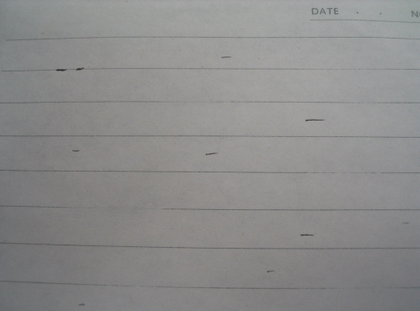
%> input picture 信息隐藏/滤波和图像识别/test.bmp, 420 x 311 px, shrunk from 512 x 379 before the run
$ octave Lvbo4.m   (GNU Octave 9; MATLAB toolbox functions it lacks are replaced by stand-ins)
%> lines starting %> are read from the running program, lines starting %| are printed output that depends on the picture; in (x1, y1, x2, y2) boxes, pixels count from 0 and x2, y2 are one past the last pixel; in counts of white or black regions, pixels touching at a corner belong together; the program's own positions count from 1; long printed decimals are rounded
%%
clc,clear
%% 1 读入
I=imread('test.bmp');
%> I is the input picture: size 311x420x3 uint8; mean R, G, B 140.1, 139.6, 139.4
I=rgb2gray(I);
%> I: size 311x420 uint8
[m,n]=size(I);
%> m = 311; n = 420
%% 2 横向平滑处理
step=200;
k=1.5;
G=zeros(m,n);
for i=1:m
    for j=1:n
        if j<n-step
            %向后
            s1=sum(I(i,j:j+step))/(step+1);
        else
            %向前
            s1=sum(I(i,j-step:j))/(step+1);
        end

        G(i,j)=s1*k;
    end
end
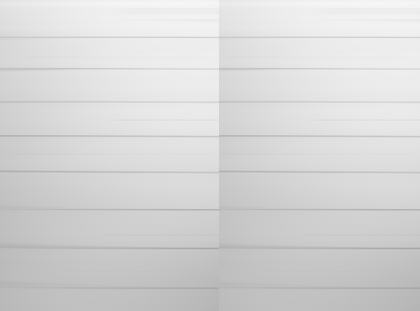
%> G: size 311x420 double; min 167.2, max 246, mean 214.6
%> after the loop, s1 = 120.7
%% 3 纵向拉伸.拉伸因子k
Gs=sum(sum(G))/(m*n);
%> Gs = 214.6
G1=zeros(m,n);
k=3;
step=2;  %与下面求宽度的L-1对应（L-step+1）
for i=1:m
    for j=1:n
        if i<m-step
            %向后比较
            temph=G(i,j)-G(i:i+step,j);
            s=max(temph);
            if s<0
                s=0;
            end
            G1(i,j)=s*k;
        else
            %向前比较
            temph=G(i,j)-G(i-step:i,j);
            s=max(temph);
             if s<0
                s=0;
            end
            G1(i,j)=s*k;
        end
    end
end
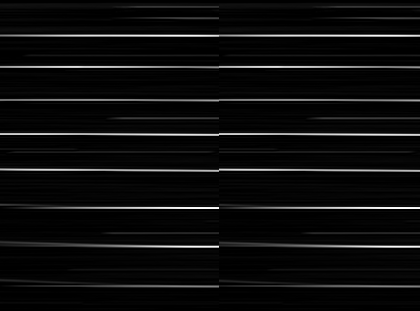
%> G1: size 311x420 double; min 0, max 98.66, mean 5; drawn with min black and max white
%> after the loop, s = 0; temph = [-0.716; -0.575; 0]
%% 4 灰度图（阈值处理）显示
G1=uint8(G1);
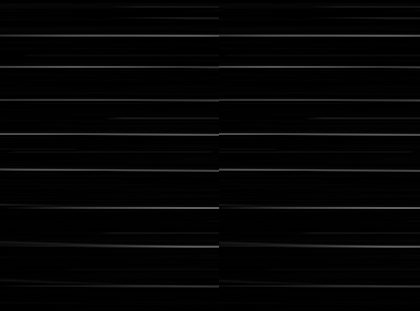
%> G1: size 311x420 uint8; min 0, max 99, mean 5
level=graythresh(G1);     %确定灰度阈值
%> level = 0.122
I3=im2bw(G1,level);
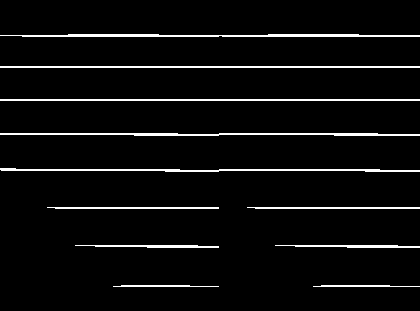
%> I3: size 311x420 logical; 4.7% white in thin lines or dots, all inside (x1, y1, x2, y2) = (0, 34, 420, 287)
I3=~I3;

%% 5 求宽度
TouYing =zeros(m,1);
for i=1:m
    TouYing(i,1) = sum(I3(i,:));
end
%> after the loop, TouYing = 311 values, max 420 at index 1, min 0 at index 36, mean 400.2
indexs=find(TouYing<(sum(TouYing)/(m*2)));
%> indexs = [36; 37; 67; 68; 100; 101; 134; 135; 170; 171; 208; 209; 246; 247]
L=length(indexs);
%> L = 14
sumL=0;
count=0;
for i=1:L-1
    if indexs(i+1)-indexs(i)>10
        count=count+1;
        sumL=sumL+indexs(i+1)-indexs(i);
    end
end
%> this loop made 13 passes
%> sumL on passes 2, 4, 6, 8, 10, 12: 30, 62, 95, 130, 167, 204
sumL=sumL/count;
%> sumL = 34
disp(['每行平均占总纸张长度的(比例):',num2str(sumL/m)]);
%| 每行平均占总纸张长度的(比例):0.1093
%% 5 画图
figure,imshow(I);title('原图像');
G=uint8(G);
%> G: size 311x420 uint8
figure,imshow(G);title('横向平滑');
figure,imshow(I3);title('纵向拉伸（结果）');
